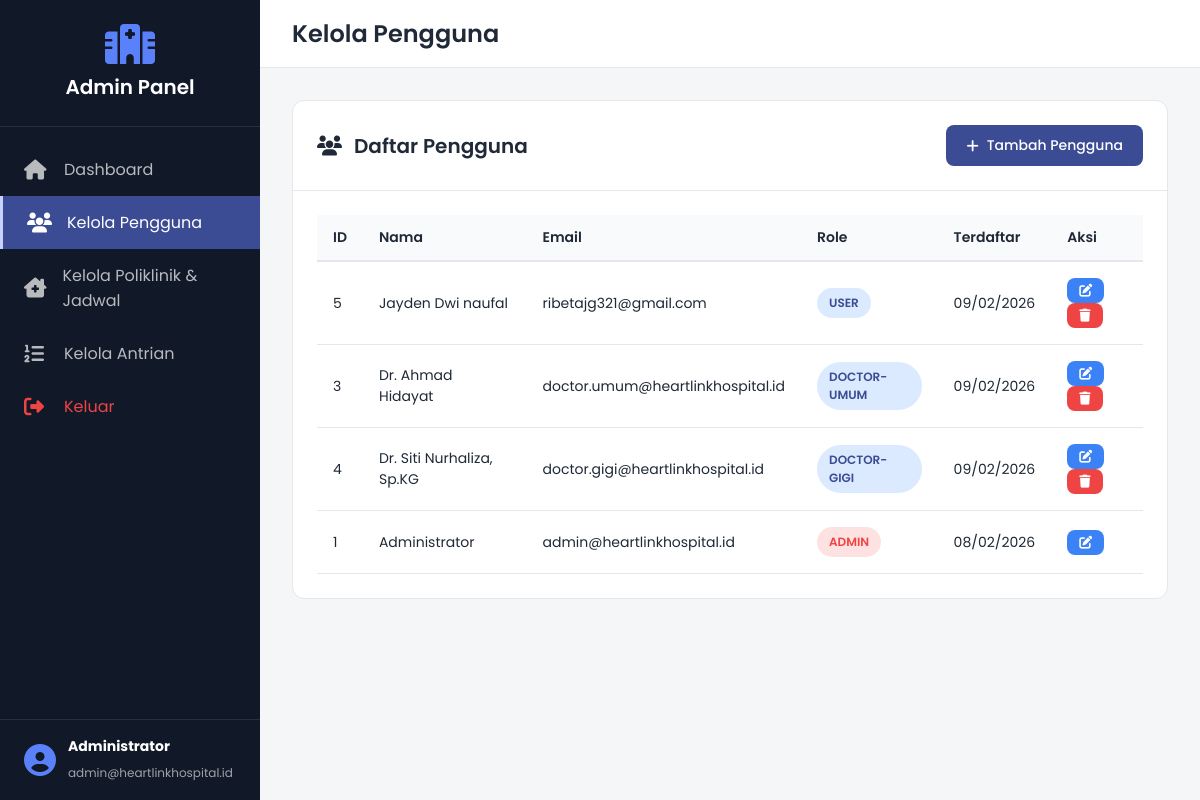
The page /admin-panel/pages/users.php (signed in) on the database its author committed.
### tables this page shows
CREATE TABLE `users` (
  `id` int(11) NOT NULL,
  `name` varchar(100) NOT NULL,
  `email` varchar(100) NOT NULL,
  `password` varchar(255) DEFAULT NULL,
  `role` enum('user','admin','doctor-umum','doctor-gigi','doctor-mata','doctor-saraf','doctor-jantung','doctor-anak') DEFAULT 'user',
  `created_at` timestamp NOT NULL DEFAULT current_timestamp()
);

### admin-panel/pages/users.php (the view, shortened to what this page needs)
<?php
require_once '../../config/connection.php';
$users = $db->query("SELECT * FROM users ORDER BY created_at DESC");
include '../includes/header.php';
include '../includes/sidebar.php';
?>
<div class="card">
    <div class="card-header">
        <h2><i class="fas fa-users"></i> Daftar Pengguna</h2>
        <button class="btn btn-primary" onclick="openModal('addModal')">
            <i class="fas fa-plus"></i> Tambah Pengguna
        </button>
    </div>
    <div class="card-body">
        <div class="table-responsive">
            <table class="table">
                <thead>
                    <tr>
                        <th>ID</th>
                        <th>Nama</th>
                        <th>Email</th>
                        <th>Role</th>
                        <th>Terdaftar</th>
                        <th>Aksi</th>
                    </tr>
                </thead>
                <tbody>
                    <?php while ($user = $users->fetch_assoc()): ?>
                        <tr>
                            <td><?php echo $user['id']; ?></td>
                            <td><?php echo htmlspecialchars($user['name']); ?></td>
                            <td><?php echo htmlspecialchars($user['email']); ?></td>
                            <td>
                                <span class="badge badge-<?php echo $user['role'] === 'admin' ? 'danger' : 'primary'; ?>">
                                    <?php echo ucfirst($user['role']); ?>
                                </span>
                            </td>
                            <td><?php echo date('d/m/Y', strtotime($user['created_at'])); ?></td>
                            <td>
                                <button class="btn btn-sm btn-info" onclick='editUser(<?php echo json_encode($user); ?>)'>
                                    <i class="fas fa-edit"></i>
                                </button>
                                <?php if ($user['id'] != $_SESSION['user_id']): ?>
                                    <button class="btn btn-sm btn-danger" onclick="deleteUser(<?php echo $user['id']; ?>)">
                                        <i class="fas fa-trash"></i>
                                    </button>
                                <?php endif; ?>
                            </td>
                        </tr>
                    <?php endwhile; ?>
                </tbody>
            </table>
        </div>
    </div>
</div>
<?php include '../includes/footer.php'; ?>

### admin-panel/css/admin.css (style rules this page uses)
:root { --primary: #3B4C94; --primary-dark: #2D3A70; --secondary: #5A81FA; --success: #10B981; --warning: #F59E0B; --danger: #EF4444; --info: #3B82F6; --dark: #1F2937; --light: #F9FAFB; --white: #FFFFFF; --gray: #6B7280; --border: #E5E7EB; }
* { margin: 0; padding: 0; box-sizing: border-box; }
body { font-family: 'Poppins', sans-serif; background-color: #F5F6F8; color: var(--dark); }
.card { background: var(--white); border-radius: 0.75rem; border: 1px solid var(--border); margin-bottom: 1.5rem; }
.card-header { padding: 1.5rem; border-bottom: 1px solid var(--border); display: flex; align-items: center; justify-content: space-between; }
.card-header h2 { font-size: 1.25rem; font-weight: 600; color: var(--dark); display: flex; align-items: center; gap: 0.75rem; }
.card-body { padding: 1.5rem; }
.table-responsive { overflow-x: auto; }
.table { width: 100%; border-collapse: collapse; }
.table thead th { background: var(--light); padding: 0.75rem 1rem; text-align: left; font-weight: 600; font-size: 0.875rem; color: var(--dark); border-bottom: 2px solid var(--border); }
.table tbody td { padding: 1rem; border-bottom: 1px solid var(--border); font-size: 0.875rem; }
.btn { display: inline-flex; align-items: center; gap: 0.5rem; padding: 0.625rem 1.25rem; border: none; border-radius: 0.5rem; font-family: 'Poppins', sans-serif; font-size: 0.875rem; font-weight: 500; cursor: pointer; transition: background-color 0.2s ease, color 0.2s ease, border-color 0.2s ease; text-decoration: none; }
.btn-primary { background: var(--primary); color: var(--white); }
.btn-info { background: var(--info); color: var(--white); }
.btn-danger { background: var(--danger); color: var(--white); }
.btn-sm { padding: 0.375rem 0.75rem; font-size: 0.8125rem; }
.badge { display: inline-block; padding: 0.375rem 0.75rem; border-radius: 9999px; font-size: 0.75rem; font-weight: 600; text-transform: uppercase; }
.badge-primary { background: #DBEAFE; color: var(--primary); }
.badge-danger { background: #FEE2E2; color: var(--danger); }

### rows shown on the page
users: id "5", name "Jayden Dwi naufal", email "ribetajg321@gmail.com", role "USER", created_at "09/02/2026"
users: id "3", name "Dr. Ahmad Hidayat", email "doctor.umum@heartlinkhospital.id", role "DOCTOR-UMUM", created_at "09/02/2026"
users: id "4", name "Dr. Siti Nurhaliza, Sp.KG", email "doctor.gigi@heartlinkhospital.id", role "DOCTOR-GIGI", created_at "09/02/2026"
users: id "1", name "Administrator", email "admin@heartlinkhospital.id", role "ADMIN", created_at "08/02/2026"

### other values the page prints
$_SESSION['user_name'] "Administrator"
$_SESSION['email'] "admin@heartlinkhospital.id"
$page_title "Kelola Pengguna"
